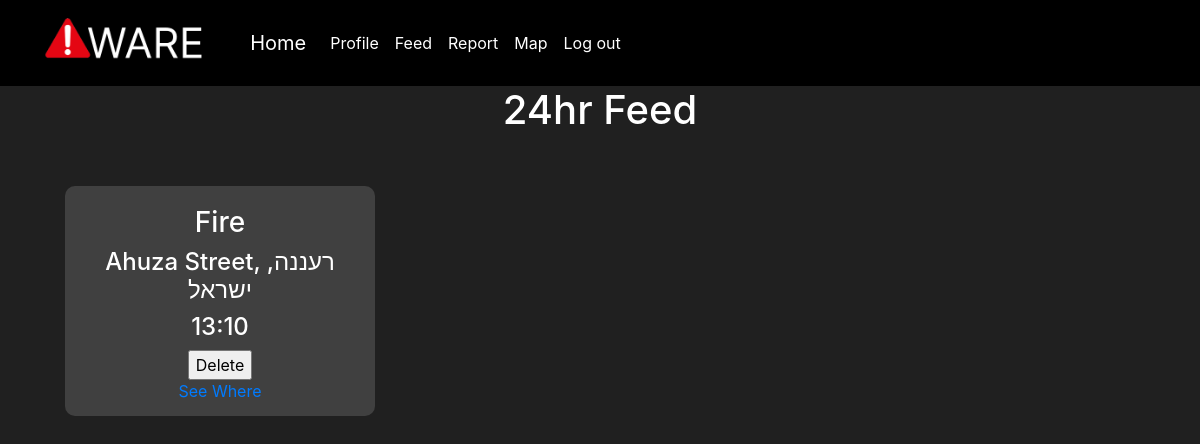
Page /feed (signed in) on the committed database.
### app.py (models this page shows, shortened)
class Markers(db.Model):
    _id = db.Column("id", db.Integer, primary_key=True)
    lat = db.Column(db.String(100))
    lng = db.Column(db.String(100))
    address = db.Column(db.String(100))
    title = db.Column(db.String(100))
    creator = db.Column(db.String(100))
    creation = db.Column(db.DateTime)
    active = db.Column(db.Integer())

### app.py (the view)
@app.route("/feed",  methods=["POST", "GET"])
def feed():
    if "user" in session:
        user = session["user"]
        if request.method == "POST":
            id = request.form["ide"]
            found_user = Markers.query.filter_by(_id=id).first()
            found_user.active = 0
            db.session.commit()
            markers = Markers.query.filter_by(active = 1)
            for mark in markers:
                mrkDate = mark.creation
                now = datetime.now()
                delta = now - mrkDate
                if delta.days >= 1:
                    found_user = Markers.query.filter_by(creation=mrkDate).first()
                    found_user.active = 0
                    db.session.commit()
            markers = Markers.query.filter_by(active = 1).order_by(Markers.creation).all()
            return render_template("feed.html", user=user, feedData=markers)
        else:
            markers = Markers.query.filter_by(active = 1)
            for mark in markers:
                mrkDate = mark.creation
                now = datetime.now()
                delta = now - mrkDate
                if delta.days >= 1:
                    found_user = Markers.query.filter_by(creation=mrkDate).first()
                    found_user.active = 0
                    db.session.commit()
            markers = Markers.query.filter_by(active = 1).order_by(Markers.creation).all()
            print(markers)
            return render_template("feed.html", user=user, feedData=markers)
    flash("First log in", "info")
    return redirect(url_for("login"))

### templates/feed.html (shortened to what this page needs)
{% extends "base.html" %}
{% block content %}
<h1 class="center">24hr Feed</h1>
<br/>
    {% if feedData %}
        <div class="container">
            <div class="row">
        {% for mrk in feedData %}
                {% if user != mrk.creator %}
             <div class="col-lg-4 col-md-6 col-sm-12 markerbox">
                 <div class="markercontainer center" >
            <h3>{{mrk.title}}</h3>
            <h4>{{mrk.address}}</h4>
            <h4>{{mrk.creation.strftime("%H:%M")}}</h4>
            <a id="seewhere" class="nav-link bottom center" href="/map">See Where</a>
            </div>
            </div>
                {% else %}
                <div class="col-lg-4 col-md-6 col-sm-12 markerbox">
                 <div class="markercontainer center" >
                <h3>{{mrk.title}}</h3>
                <h4>{{mrk.address}}</h4>
                <h4>{{mrk.creation.strftime("%H:%M")}}</h4>
                <a id="seewhere" class="nav-link bottom center" href="/map">See Where</a>
                 <form action="#" method="post">
                    <p><input type="submit" name="Delete" value="Delete" class="dlt"/></p>
                 </form>
                </div>
                </div>
                {% endif %}
        {% endfor %}
            </div>
        </div>
    {% else %}
        <h3 class="center">Nothing to worry about</h3>
    {% endif %}
{% endblock %}

### static/style.css (style rules this page uses)
body { color:white; background:#202020 }
.bottom { position: absolute; bottom:5; }
.markercontainer { border-radius:10px; background:#404040 ; margin: 20px; padding: 20px; height: 230px; position: relative; }
#seewhere { left:0; width:100%; }
.center { text-align: center; }
* { text-align: center; }

### rows in the picture
Markers: title "Fire", address "Ahuza Street, רעננה, ישראל", creation "13:10"
